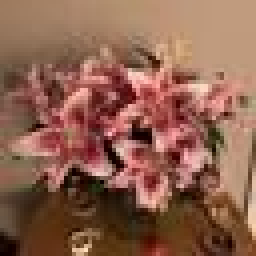
#> input picture lab07-ann/lab7/output_images_64/img_normal1.jpg, 64 x 64 px (shown 4 times larger); its folder holds 4 pictures in this run
$ python mainANN.py
#> lines starting #> are read from the running program, lines starting #| are printed output that depends on the picture
import os
import matplotlib
import matplotlib.image as mpimg
from sklearn.preprocessing import StandardScaler
import numpy as np
import matplotlib.pyplot as plt
from sklearn import neural_network
from sklearn.datasets import load_digits
from sklearn.metrics import confusion_matrix
import itertools

matplotlib.use('TkAgg')


class MyANN:
    def __init__(self, hidden_layer_sizes=(5,), max_iter=100, learning_rate_init=0.1, random_state=None, verbose=False):
        self.hidden_layer_sizes = hidden_layer_sizes
        self.max_iter = max_iter
        self.learning_rate_init = learning_rate_init
        self.random_state = random_state
        self.verbose = verbose

        self.coefs_ = []
        self.intercepts_ = []
        self.activation_function = self.sigmoid
        self.activation_derivative = self.sigmoid_derivative

    def sigmoid(self, x):
        return 1 / (1 + np.exp(-x))

    def sigmoid_derivative(self, x):
        return x * (1 - x)

    def mean_squared_error(self, y_true, y_pred):
        return np.mean((y_true - y_pred) ** 2)

    def fit(self, X, y):
        # Initialize weights and biases
        np.random.seed(self.random_state)
        layer_sizes = [X.shape[1]] + list(self.hidden_layer_sizes) + [len(np.unique(y))]

        for i in range(len(layer_sizes) - 1):
            # Initialize weights and biases for each layer
            self.coefs_.append(np.random.randn(layer_sizes[i], layer_sizes[i + 1]))
            self.intercepts_.append(np.random.randn(layer_sizes[i + 1]))

        # Stochastic Gradient Descent
        for epoch in range(self.max_iter):
            loss = 0

            for i in range(X.shape[0]):
                # Forward pass
                activations = [X[i]]
                for j in range(len(self.coefs_)):
                    net_input = np.dot(activations[j], self.coefs_[j]) + self.intercepts_[j]
                    activation = self.activation_function(net_input)
                    activations.append(activation)

                # Calculate the loss
                loss += self.mean_squared_error(y[i], activations[-1])

                # Backward pass
                error = y[i] - activations[-1]
                deltas = [error * self.activation_derivative(activations[-1])]

                for j in range(len(activations) - 2, 0, -1):
                    delta = np.dot(deltas[-1], self.coefs_[j].T) * self.activation_derivative(activations[j])
                    deltas.append(delta)

                deltas.reverse()

                # Update weights and biases
                for j in range(len(self.coefs_)):
                    self.coefs_[j] += self.learning_rate_init * np.outer(activations[j], deltas[j])
                    self.intercepts_[j] += self.learning_rate_init * deltas[j]

            avg_loss = loss / X.shape[0]
            if self.verbose:
                print(f"Epoch {epoch + 1}/{self.max_iter} - Loss: {avg_loss:.4f}")

    def predict(self, X):
        activations = [X]

        for j in range(len(self.coefs_)):
            net_input = np.dot(activations[j], self.coefs_[j]) + self.intercepts_[j]
            activation = self.activation_function(net_input)
            activations.append(activation)

        # Convert to class labels
        predictions = np.argmax(activations[-1], axis=1)
        return predictions

    # [11 lines left out: function predict_proba, not called in this run]


def flatten(mat):
    x = []
    for line in mat:
        for el in line:
            x.append(el)
    return x


# [19 lines left out: function loadData, not called in this run]


def loadDataNew():
    inputs = []

    for filename in os.listdir('output_images_64'):
        image_path = os.path.join('output_images_64', filename)
        inputs.append(mpimg.imread(image_path))

    outputs = []
#> outputs = []

    for _ in range(25):
        outputs.append(0)
#> after the loop, outputs = 25 values from 0 to 0

    for _ in range(25):
        outputs.append(1)
#> after the loop, outputs = 50 values from 0 to 1

    classNames = [0, 1]

    inputs = [flatten(inp) for inp in inputs]
#> the loop in flatten, `for line in mat:` made 64 passes
#> after the loop in flatten, `for line in mat:`: x = 4096 items, first 6: [157, 122, 94], [157, 122, 94], [158, 123, 95], [159, 124, 96], [159, 124, 96], [160, 125, 97]
#> the loop in flatten (call 2), `for line in mat:` made 64 passes
    inputs = [flatten(inp) for inp in inputs]

    noData = len(inputs)
    permutation = np.random.permutation(noData)

    inputs = [inputs[perm] for perm in permutation]

    outputs = [outputs[perm] for perm in permutation]

    return inputs, outputs, classNames


def splitData(inputs, outputs):
    np.random.seed(5)
    indexes = [i for i in range(len(inputs))]
    trainSample = np.random.choice(indexes, int(0.8 * len(inputs)), replace=False)
    testSample = [i for i in indexes if i not in trainSample]

    trainInputs = [inputs[i] for i in trainSample]
    trainOutputs = [outputs[i] for i in trainSample]
    testInputs = [inputs[i] for i in testSample]
    testOutputs = [outputs[i] for i in testSample]

    return trainInputs, trainOutputs, testInputs, testOutputs


def normalisation(trainData, testData):
    scaler = StandardScaler()
    if not isinstance(trainData[0], list):
        trainData = [[d] for d in trainData]
        testData = [[d] for d in testData]

        scaler.fit(trainData)
        normalisedTrainData = scaler.transform(trainData)
        normalisedTestData = scaler.transform(testData)

        normalisedTrainData = [el[0] for el in normalisedTrainData]
        normalisedTestData = [el[0] for el in normalisedTestData]
    else:
        scaler.fit(trainData)
        normalisedTrainData = scaler.transform(trainData)
        normalisedTestData = scaler.transform(testData)
    return normalisedTrainData, normalisedTestData


def plotDataHistogram(inputs, classNames):
    bins = range(len(classNames) + 1)
    plt.hist(inputs, bins, rwidth=0.8)
    bin_w = (max(bins) - min(bins)) / (len(bins) - 1)
    plt.xticks(np.arange(min(bins) + bin_w / 2, max(bins), bin_w), classNames)
    plt.title('training output data distribution on classes (histogram)')
    plt.show()
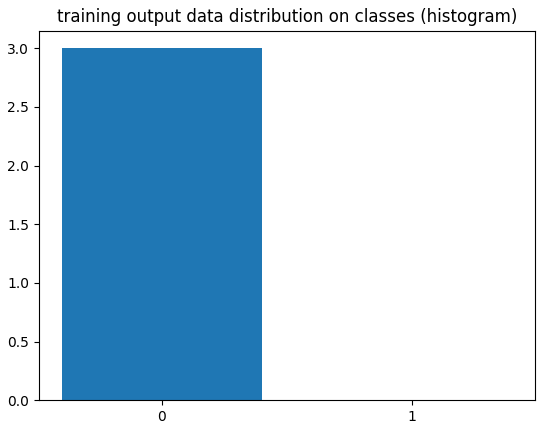
#> figure drawn by matplotlib, 1 panel


# [13 lines left out: function plotData2FeaturesMoreClasses, not called in this run]


def trainUsingTool(trainInputs, trainOutputs):
    classifier = neural_network.MLPClassifier(hidden_layer_sizes=(3,), max_iter=100, solver='sgd',
                                              verbose=10, random_state=1, learning_rate_init=0.001)
    classifier.fit(trainInputs, trainOutputs)
    return classifier


def trainUsingMyANN(trainInputs, trainOutputs):
    classifier = MyANN(hidden_layer_sizes=(3, 3), max_iter=300, verbose=True, random_state=1, learning_rate_init=0.01)

    classifier.fit(trainInputs, trainOutputs)
    return classifier


def testModel(classifier, testInputs):
    computedLabels = classifier.predict(testInputs)
    return computedLabels


def evaluateMultiClass(realLabels, computedLabels, classNames):
    confusionMatrix = confusion_matrix(realLabels, computedLabels)
#> (the run stopped early here; a loop or call above may not have finished)
